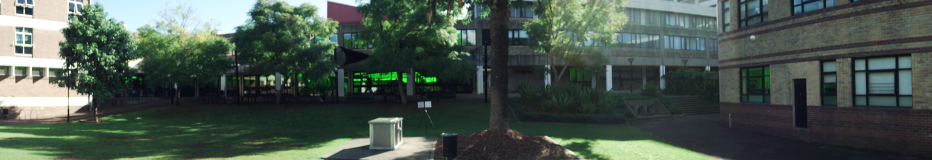
%> input picture Sample Data/ACFR image.png, 1864 x 320 px (shown at 1/2 size)
$ octave Copy_of_CameraDemo.m   (GNU Octave 9; MATLAB toolbox functions it lacks are replaced by stand-ins)
%> lines starting %> are read from the running program, lines starting %| are printed output that depends on the picture
### Matlab/GetPointClouds.m
function [out] = GetPointClouds(varargin)
%gets point cloud and converts them to a matrix
%call using [clouds] = getPointCloud(numClouds); or
%[clouds] = getPointCloud(numClouds,dlim);
% dlim is the dlimiter used when reading a csv ',' is default
% can be used to get any number of clouds at once
% can select multiple clouds an once

    %pathName = [pwd '/../Sample Data/'];
    pathName = '/home/z/Documents/Datasets/ACFR/';
    if(nargin < 1)
        out{1} = [];
    else
        out{varargin{1},1} = [];
    end

    %get file names
    fileList = cell(size(out,1),1);
    pathList = cell(size(out,1),1);

    i = 1;
    while(i <= size(out,1))
        [fileName, pathName] = uigetfile(...
            {'*.csv;*.txt;*.mat','Point Cloud Files';...
            '*.*', 'All Files (*.*)'},...
            'Get Point Clouds',...
            pathName,...
            'MultiSelect', 'on');
%> the answer given: ../Sample Data/ACFR image.png

        if(iscell(fileName))
            fileName = fileName';
            fileList(i:min(size(out,1),size(fileName,1)+i-1)) = fileName(1:min(size(out,1)-i+1,size(fileName,1)));
            pathList(i:min(size(out,1),size(fileName,1)+i-1)) = num2cell(pathName,2);

            i = i + size(fileName,1);
        else
            fileList{i} = fileName;
            pathList{i} = pathName;

            i = i+1;
        end
    end

    %get files
    for i = 1:size(out,1)

        if(isequal(strfind(fileList{i}, '.mat'),[]))
            if(nargin == 2)
                dlim = varargin{2};
            else
                dlim = ' ';
            end

            cloud = dlmread([pathList{i}, fileList{i}],dlim,0,0);
        else
            matIn = load([pathList{i}, fileList{i}]);
            names = fieldnames(matIn);

            if(size(names,1) > 1)
                cloud = [matIn.(names{1}), matIn.(names{2})];
            else
                cloud = matIn.(names{1});
            end

        end

        %center cloud
        %cloud(:,1:3) = bsxfun(@minus,cloud(:,1:3),(max(cloud(:,1:3)) + min(cloud(:,1:3)))/2);

        out{i} = cloud;
    end
end

### Matlab/GetImagesC.m
function [out] = GetImagesC(varargin)
%gets numOut number of images and returns cell of them where each member isloaded into a struct with r,g,b and v (grey) channels
%call using [out] = getImagesC(); or
%           [out] = getImagesC(numOut); or
%           [out] = getImagesC(numOut, histEq);
% can be used to get any number of images at once
% can select multiple images an once

    %pathName = [pwd '/../Sample Data/'];
    pathName = '/home/z/Documents/Datasets/ACFR/';
    if(nargin < 1)
        out{1} = [];
    else
        out{varargin{1},1} = [];
    end

    if(nargin > 1)
        histEq = varargin{2};
    else
        histEq = false;
    end

    %get file names
    fileList = cell(size(out,1),1);
    pathList = cell(size(out,1),1);

    i = 1;
    while(i <= size(out,1))
        [fileName, pathName] = uigetfile(...
            {'*.jpg;*.png;*.jpeg;*.gif;*.tiff;*.tif;*.bmp;*.ppm;*.mat','Image Files';...
            '*.*', 'All Files (*.*)'},...
            'Get Images',...
            pathName,...
            'MultiSelect', 'on');
%> the answer given: ../Sample Data/ACFR image.png

        if(iscell(fileName))
            fileName = fileName';
            fileList(i:min(size(out,1),size(fileName,1)+i-1)) = fileName(1:min(size(out,1)-i+1,size(fileName,1)));
            pathList(i:min(size(out,1),size(fileName,1)+i-1)) = num2cell(pathName,2);

            i = i + size(fileName,1);
        else
            fileList{i} = fileName;
            pathList{i} = pathName;

            i = i+1;
        end
    end

    %get files
    for i = 1:size(out,1)

        if(isequal(strfind(fileList{i}, '.mat'),[]))
            imgIn = imread([pathList{i}, fileList{i}]);
%> imgIn is the input picture: size 320x1864x3 uint8; mean R, G, B 73.4, 86.6, 77.8

            img = struct;

            if(histEq)
                for j = 1:size(imgIn,3)
                    temp = imgIn(:,:,j);
                    temp(temp ~= 0) = histeq(temp(temp ~= 0));
                    imgIn(:,:,j) = temp;
                end
            end

            if(size(imgIn,3)==3)
                img.c = imgIn;
                img.v = rgb2gray(imgIn);
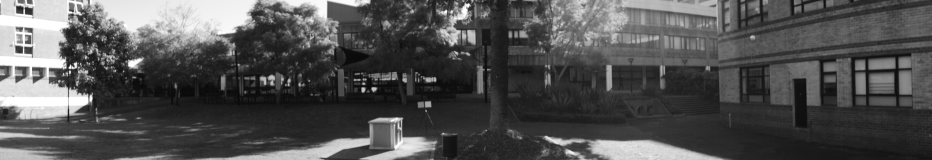
%> img.v: size 320x1864 uint8 (shown at 1/2 size); min 7, max 255, mean 81.7
            else
                img.c = imgIn(:,:,1);
                img.v = imgIn(:,:,1);
            end

        else
            img = load([pathList{i}, fileList{i}]);
            names = fieldnames(img);
            img = img.(names{1});
        end

        out{i} = img;
    end
end

### Matlab/Setup.m
function [] = Setup( numGen, metric, move, base, tform, varargin )
%SETUP Summary of this function goes here
%   numGen- number of scans to operate on simultaneously.
%           setting > 1 gives performance boost on datasets with large
%           numbers of small scans at the expense of gpu memory.
%           A range of 1-10 is recommended
%   metric- metric to use for comparing images
%           GOM gradient orientation measure
%           GOMS modified GOM (experimental)
%           SSD sum of squared differences
%           MI mutual information
%           NMI normalized mutual information
%           LEV levinson et al's method
%           NONE no metric (for use with colouring scans)
%   move- cell containing moving scans or images
%   base- cell of base images
%   tform- cell of inital transforms
%   cam- (optional) inital camera
%   panFlag- (optional) if true uses panoramic camera, else pin-point(default)
%   mask- mask to apply to image


%% Setup library
SetupLib();

%% Check, format and filter inputs
%check for a camera input
if(nargin > 5)
    cam = varargin{1};
end

scan = exist('cam','var');
if(scan)
    %check for a camera panoramic flag
    if(nargin > 6)
        panFlag = varargin{2};
    end
end

%check for masks
if(nargin > 7)
    mask = varargin{3};
else
    mask = cell(size(base));
    for i = 1:size(base(:),1)
        mask{i} = ones(size(base{i}));
    end
end

%convert to cells
temp = cell(1,1);
if(~iscell(move))
    temp{1} = move;
    move = temp;
end
if(~iscell(base))
    temp{1} = base;
    base = temp;
end
if(~iscell(tform))
    temp{1} = tform;
    tform = temp;
end
if(exist('cam','var') && ~iscell(cam))
    temp{1} = cam;
    cam = temp;
end

%check sizes
if(size(move,2) > 1)
    error('Error move must be n by 1 in size');
end
if(size(move,1) ~= size(base,1))
    error('Error move and base require same number of columns')
end
if(((size(tform,1) ~= 1) && (size(tform,1) ~= size(base,1))) || ((size(tform,2) ~= 1) && (size(tform,2) ~= size(base,2))))
    error('Error if base is size n by m then possible tform sizes are 1 by 1, 1 by m, n by 1 or n by m');
end
if(exist('cam','var') && (((size(cam,1) ~= 1) && (size(cam,1) ~= size(base,1))) || ((size(cam,2) ~= 1) && (size(cam,2) ~= size(base,2)))))
    error('Error if base is size n by m then possible cam sizes are 1 by 1, 1 by m, n by 1 or n by m');
end

%filter moving scans
for i = 1:size(move(:),1)
    if(scan)
        move{i} = FilterScan(move{i}, metric, tform{1});
    else
        move{i} = FilterImage(move{i}, metric, mask{i});
    end
end

%filter base images
for i = 1:size(base(:),1)
    if(nargin > 7)
        base{i} = FilterImage(base{i}, metric, mask{i});
    else
        base{i} = FilterImage(base{i}, metric, ones(size(base{i})));
    end
end

%correct for average image in levinson method
if(and(strcmp(metric,'LEV'),size(base(:),1) ~= 1))
    avImg = base{1}(:,:,1);
    for i = 2:size(base(:),1)
        avImg = avImg + base{i}(:,:,1);
    end
    avImg = avImg / size(base(:),1);

    for i = 1:size(base(:),1)
        base{i}(:,:,1) = base{i}(:,:,1) - avImg;
    end
end

%% Initalize GPU
Initilize(scan, numGen);

%% Clear old stuff
ClearCameras();
ClearImages();
ClearIndices();
ClearScans();
ClearTransforms();

%% Setup metric
SetupMetric(metric);

%% Transfer to GPU
%load scans
for i = 1:size(move(:),1)
    if(scan)
        AddMovingScan(move{i}(:,1:3), move{i}(:,4:end));
    else
        AddMovingImage(move{i});
    end
end
%load images
for i = 1:size(base(:),1)
    AddBaseImage(base{i});
end
%load tforms
for i = 1:size(tform(:),1)
    AddTform(tform{i});
end
%load cameras
if(exist('cam','var'))
    if(~exist('panFlag','var'))
        panFlag = false;
    end
    for i = 1:size(cam(:),1)
        AddCamera(cam{i}, panFlag);
    end
end

%% Setup indicies
if(exist('cam','var'))
    SetupIndex(size(move), size(base), size(tform), size(cam));
else
    SetupIndex(size(move), size(base), size(tform), 0);
end

end

### Matlab/ScanFeature.m
function [ out ] = ScanFeature( data, feature, varargin )
%SCANFEATURE sets scan intensity information to selected feature
% data - input scan format [x,y,z,...]
% feature - feature to use options are intensity, range and normals
% normals feature requires an additional argument, a transform to apply to
% the point cloud first

if(or(strcmp('intensity',feature),strcmp('None',feature)))
    out = single(data);
elseif(or(strcmp('distance',feature),strcmp('range',feature)))
    data(:,4) = 0;
    out = single(data(:,1:4));
    out(:,4) = sqrt(sum(out(:,1:3).^2,2));
elseif(strcmp(feature,'normals'))
    tform = varargin{1};
    data(:,4) = 0;
    out = GetNorms(data, tform);
end

end

### Matlab/Copy_of_CameraDemo.m
%Demo of the program aligning 1 scan with 1 image

%% User set parameters

%metric to use, can be one of the following
% SSD - normalized SSD metric
% MI - mutual information (uses a histogram method with 50 bins)
% NMI - normalized mutual information (uses same method as above)
% GOM - gradient orientation measure
% GOMS - modified GOM method that evalutes statistical significants of
% results. Usually outperforms GOM
% LEV - levinson's method (may have a bug, still working on)
% None - no metric assigned used in generating images and coloured scans
% Note (NMI, MI, LEV and GOM) multiplied by -1 to give minimums in
% optimization
metric = 'NMI';

%inital guess as to the transform between the camera and the lidar
%can be either a 4x4 transform matrix or [x,y,z,rx,ry,rz] (rotations in
%radians, rotation order rz, ry, rx)
tform = [0,0,0,-1.57079632679490,0,3.14159265358979];
%tform(4:6) = pi*tform(4:6)/180;

%camera intrinsic parameters
%can be either 3x4 camera matrix or [f, cx, cy] or [fx, fy, cx, fy]
cam = [770, 987, 160];

%range around transform where the true solution lies
%can be the following forms
%[x,y,z]
%[x,y,z,rx,ry,rz]
%[x,y,z,rx,ry,rz,f,cx,cy] if camera of form [f,cx,cy]
%[x,y,z,rx,ry,rz,fx,fy,cx,cy] if camera of form [fx,fy,cx,cy]
%rotations in radians, rotation order rx, ry, rz)
range = [0.5 0.5 0.5 4 4 10 20 0 30];
range(4:6) = pi*range(4:6)/180;

%feature to use as intensity information of lidar scans. Options are
%intensity - basic lidar intensity
%range - distance of points from the lidar
%normals - angle between line from lidar to point and a horizontal plane
feature = 'intensity';

%True for panoramic camera, false otherwise
panFlag = true;

%Sets the update rate in seconds of the output that can be used to evaluate
%the metrics progress. Updating involves transfering the whole image off
%the gpu and so for large scans causes a significant slow down (increase
%value to reduce this issue)
updatePeriod = 0.5;

%How much to dialate each point by when generating an image from it (only
%effects view generated in updates, does not change metric values)
dilate = 2;

%% Setup

%get scans and images
move = GetPointClouds(1);
base = GetImagesC(1, false);
%> base = 1 item
mask{1} = ones(size(base{1}));

%G = fspecial('gaussian',[50 50],2);
%base{1}.v = imfilter(base{1}.v,G,'same');

%get features for scans
for i = 1:size(move,1)
    move{i} = ScanFeature(move{i}, feature, tform);
end

initalGuess = [tform, cam];

Setup(1,metric, move, base, tform, cam, panFlag);
%> in Setup, `cam = varargin{1};`: cam = [770 987 160]
%> in Setup, `panFlag = varargin{2};`: panFlag = true
%> in Setup, `mask = cell(size(base));`: mask = {[]}
%> the loop in Setup, `for i = 1:size(base(:),1)` made 1 pass
%> after the loop in Setup, `for i = 1:size(base(:),1)`: mask = {1}
%> in Setup, `cam = temp;`: cam = {[770 987 160]}
%> the run ends on the next line
